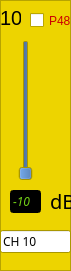
   <widget class="QFrame" name="frame_10">
    <property name="geometry">
     <rect>
      <x>70</x>
      <y>300</y>
      <width>71</width>
      <height>271</height>
     </rect>
    </property>
    <property name="palette">
     <palette>
      <active>
       <colorrole role="Base">
        <brush brushstyle="SolidPattern">
         <color alpha="255">
          <red>255</red>
          <green>255</green>
          <blue>255</blue>
         </color>
        </brush>
       </colorrole>
       <colorrole role="Window">
        <brush brushstyle="SolidPattern">
         <color alpha="255">
          <red>237</red>
          <green>212</green>
          <blue>0</blue>
         </color>
        </brush>
       </colorrole>
      </active>
      <inactive>
       <colorrole role="Base">
        <brush brushstyle="SolidPattern">
         <color alpha="255">
          <red>255</red>
          <green>255</green>
          <blue>255</blue>
         </color>
        </brush>
       </colorrole>
       <colorrole role="Window">
        <brush brushstyle="SolidPattern">
         <color alpha="255">
          <red>237</red>
          <green>212</green>
          <blue>0</blue>
         </color>
        </brush>
       </colorrole>
      </inactive>
      <disabled>
       <colorrole role="Base">
        <brush brushstyle="SolidPattern">
         <color alpha="255">
          <red>237</red>
          <green>212</green>
          <blue>0</blue>
         </color>
        </brush>
       </colorrole>
       <colorrole role="Window">
        <brush brushstyle="SolidPattern">
         <color alpha="255">
          <red>237</red>
          <green>212</green>
          <blue>0</blue>
         </color>
        </brush>
       </colorrole>
      </disabled>
     </palette>
    </property>
    <property name="autoFillBackground">
     <bool>true</bool>
    </property>
    <property name="frameShape">
     <enum>QFrame::StyledPanel</enum>
    </property>
    <property name="frameShadow">
     <enum>QFrame::Raised</enum>
    </property>
    <widget class="QLabel" name="label_21">
     <property name="geometry">
      <rect>
       <x>0</x>
       <y>10</y>
       <width>21</width>
       <height>16</height>
      </rect>
     </property>
     <property name="font">
      <font>
       <pointsize>15</pointsize>
      </font>
     </property>
     <property name="text">
      <string>10</string>
     </property>
    </widget>
    <widget class="QSlider" name="g_ch_10">
     <property name="geometry">
      <rect>
       <x>10</x>
       <y>40</y>
       <width>31</width>
       <height>141</height>
      </rect>
     </property>
     <property name="palette">
      <palette>
       <active>
        <colorrole role="Button">
         <brush brushstyle="SolidPattern">
          <color alpha="255">
           <red>52</red>
           <green>101</green>
           <blue>164</blue>
          </color>
         </brush>
        </colorrole>
       </active>
       <inactive>
        <colorrole role="Button">
         <brush brushstyle="SolidPattern">
          <color alpha="255">
           <red>52</red>
           <green>101</green>
           <blue>164</blue>
          </color>
         </brush>
        </colorrole>
       </inactive>
       <disabled>
        <colorrole role="Button">
         <brush brushstyle="SolidPattern">
          <color alpha="255">
           <red>52</red>
           <green>101</green>
           <blue>164</blue>
          </color>
         </brush>
        </colorrole>
       </disabled>
      </palette>
     </property>
     <property name="minimum">
      <number>0</number>
     </property>
     <property name="maximum">
      <number>12</number>
     </property>
     <property name="singleStep">
      <number>1</number>
     </property>
     <property name="pageStep">
      <number>1</number>
     </property>
     <property name="value">
      <number>0</number>
     </property>
     <property name="orientation">
      <enum>Qt::Vertical</enum>
     </property>
     <property name="tickInterval">
      <number>6</number>
     </property>
    </widget>
    <widget class="QCheckBox" name="p48_10">
     <property name="geometry">
      <rect>
       <x>30</x>
       <y>10</y>
       <width>41</width>
       <height>21</height>
      </rect>
     </property>
     <property name="palette">
      <palette>
       <active>
        <colorrole role="WindowText">
         <brush brushstyle="SolidPattern">
          <color alpha="255">
           <red>204</red>
           <green>0</green>
           <blue>0</blue>
          </color>
         </brush>
        </colorrole>
       </active>
       <inactive>
        <colorrole role="WindowText">
         <brush brushstyle="SolidPattern">
          <color alpha="255">
           <red>204</red>
           <green>0</green>
           <blue>0</blue>
          </color>
         </brush>
        </colorrole>
       </inactive>
       <disabled>
        <colorrole role="WindowText">
         <brush brushstyle="SolidPattern">
          <color alpha="255">
           <red>190</red>
           <green>190</green>
           <blue>190</blue>
          </color>
         </brush>
        </colorrole>
       </disabled>
      </palette>
     </property>
     <property name="text">
      <string>P48</string>
     </property>
    </widget>
    <widget class="QLineEdit" name="d_ch_10">
     <property name="enabled">
      <bool>false</bool>
     </property>
     <property name="geometry">
      <rect>
       <x>10</x>
       <y>190</y>
       <width>31</width>
       <height>23</height>
      </rect>
     </property>
     <property name="palette">
      <palette>
       <active>
        <colorrole role="WindowText">
         <brush brushstyle="SolidPattern">
          <color alpha="255">
           <red>0</red>
           <green>0</green>
           <blue>0</blue>
          </color>
         </brush>
        </colorrole>
        <colorrole role="Light">
         <brush brushstyle="SolidPattern">
          <color alpha="255">
           <red>255</red>
           <green>255</green>
           <blue>255</blue>
          </color>
         </brush>
        </colorrole>
        <colorrole role="Dark">
         <brush brushstyle="SolidPattern">
          <color alpha="255">
           <red>115</red>
           <green>210</green>
           <blue>22</blue>
          </color>
         </brush>
        </colorrole>
        <colorrole role="Text">
         <brush brushstyle="SolidPattern">
          <color alpha="255">
           <red>0</red>
           <green>0</green>
           <blue>0</blue>
          </color>
         </brush>
        </colorrole>
        <colorrole role="ButtonText">
         <brush brushstyle="SolidPattern">
          <color alpha="255">
           <red>0</red>
           <green>0</green>
           <blue>0</blue>
          </color>
         </brush>
        </colorrole>
        <colorrole role="Base">
         <brush brushstyle="SolidPattern">
          <color alpha="255">
           <red>0</red>
           <green>0</green>
           <blue>0</blue>
          </color>
         </brush>
        </colorrole>
        <colorrole role="Window">
         <brush brushstyle="SolidPattern">
          <color alpha="255">
           <red>0</red>
           <green>0</green>
           <blue>0</blue>
          </color>
         </brush>
        </colorrole>
       </active>
       <inactive>
        <colorrole role="WindowText">
         <brush brushstyle="SolidPattern">
          <color alpha="255">
           <red>0</red>
           <green>0</green>
           <blue>0</blue>
          </color>
         </brush>
        </colorrole>
        <colorrole role="Light">
         <brush brushstyle="SolidPattern">
          <color alpha="255">
           <red>255</red>
           <green>255</green>
           <blue>255</blue>
          </color>
         </brush>
        </colorrole>
        <colorrole role="Dark">
         <brush brushstyle="SolidPattern">
          <color alpha="255">
           <red>115</red>
           <green>210</green>
           <blue>22</blue>
          </color>
         </brush>
        </colorrole>
        <colorrole role="Text">
         <brush brushstyle="SolidPattern">
          <color alpha="255">
           <red>0</red>
           <green>0</green>
           <blue>0</blue>
          </color>
         </brush>
        </colorrole>
        <colorrole role="ButtonText">
         <brush brushstyle="SolidPattern">
          <color alpha="255">
           <red>0</red>
           <green>0</green>
           <blue>0</blue>
          </color>
         </brush>
        </colorrole>
        <colorrole role="Base">
         <brush brushstyle="SolidPattern">
          <color alpha="255">
           <red>0</red>
           <green>0</green>
           <blue>0</blue>
          </color>
         </brush>
        </colorrole>
        <colorrole role="Window">
         <brush brushstyle="SolidPattern">
          <color alpha="255">
           <red>0</red>
           <green>0</green>
           <blue>0</blue>
          </color>
         </brush>
        </colorrole>
       </inactive>
       <disabled>
        <colorrole role="WindowText">
         <brush brushstyle="SolidPattern">
          <color alpha="255">
           <red>115</red>
           <green>210</green>
           <blue>22</blue>
          </color>
         </brush>
        </colorrole>
        <colorrole role="Light">
         <brush brushstyle="SolidPattern">
          <color alpha="255">
           <red>255</red>
           <green>255</green>
           <blue>255</blue>
          </color>
         </brush>
        </colorrole>
        <colorrole role="Dark">
         <brush brushstyle="SolidPattern">
          <color alpha="255">
           <red>115</red>
           <green>210</green>
           <blue>22</blue>
          </color>
         </brush>
        </colorrole>
        <colorrole role="Text">
         <brush brushstyle="SolidPattern">
          <color alpha="255">
           <red>115</red>
           <green>210</green>
           <blue>22</blue>
          </color>
         </brush>
        </colorrole>
        <colorrole role="ButtonText">
         <brush brushstyle="SolidPattern">
          <color alpha="255">
           <red>115</red>
           <green>210</green>
           <blue>22</blue>
          </color>
         </brush>
        </colorrole>
        <colorrole role="Base">
         <brush brushstyle="SolidPattern">
          <color alpha="255">
           <red>0</red>
           <green>0</green>
           <blue>0</blue>
          </color>
         </brush>
        </colorrole>
        <colorrole role="Window">
         <brush brushstyle="SolidPattern">
          <color alpha="255">
           <red>0</red>
           <green>0</green>
           <blue>0</blue>
          </color>
         </brush>
        </colorrole>
       </disabled>
      </palette>
     </property>
     <property name="font">
      <font>
       <family>Clean</family>
       <italic>true</italic>
      </font>
     </property>
     <property name="text">
      <string>-10</string>
     </property>
    </widget>
    <widget class="QLabel" name="label_22">
     <property name="geometry">
      <rect>
       <x>50</x>
       <y>190</y>
       <width>21</width>
       <height>21</height>
      </rect>
     </property>
     <property name="font">
      <font>
       <family>Clean</family>
       <pointsize>15</pointsize>
      </font>
     </property>
     <property name="text">
      <string>dB</string>
     </property>
    </widget>
    <widget class="QLineEdit" name="lineEdit_10">
     <property name="geometry">
      <rect>
       <x>0</x>
       <y>230</y>
       <width>71</width>
       <height>23</height>
      </rect>
     </property>
     <property name="font">
      <font>
       <family>Clean</family>
      </font>
     </property>
     <property name="text">
      <string>CH 10</string>
     </property>
    </widget>
   </widget>
